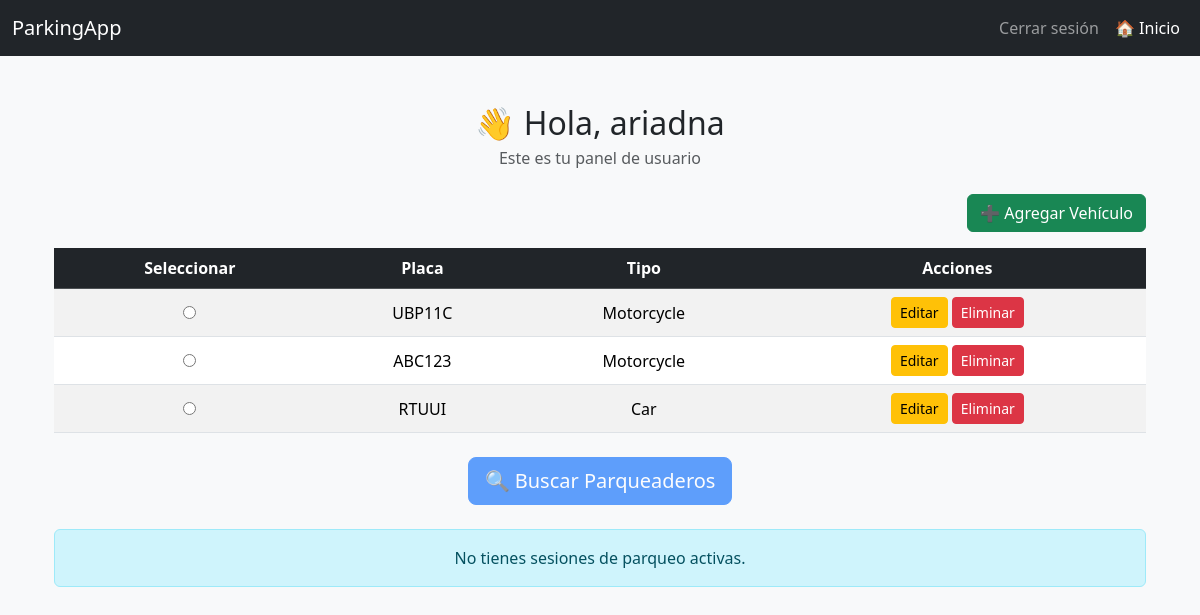
The page /dashboard/user/ (signed in) on the database as committed earlier.
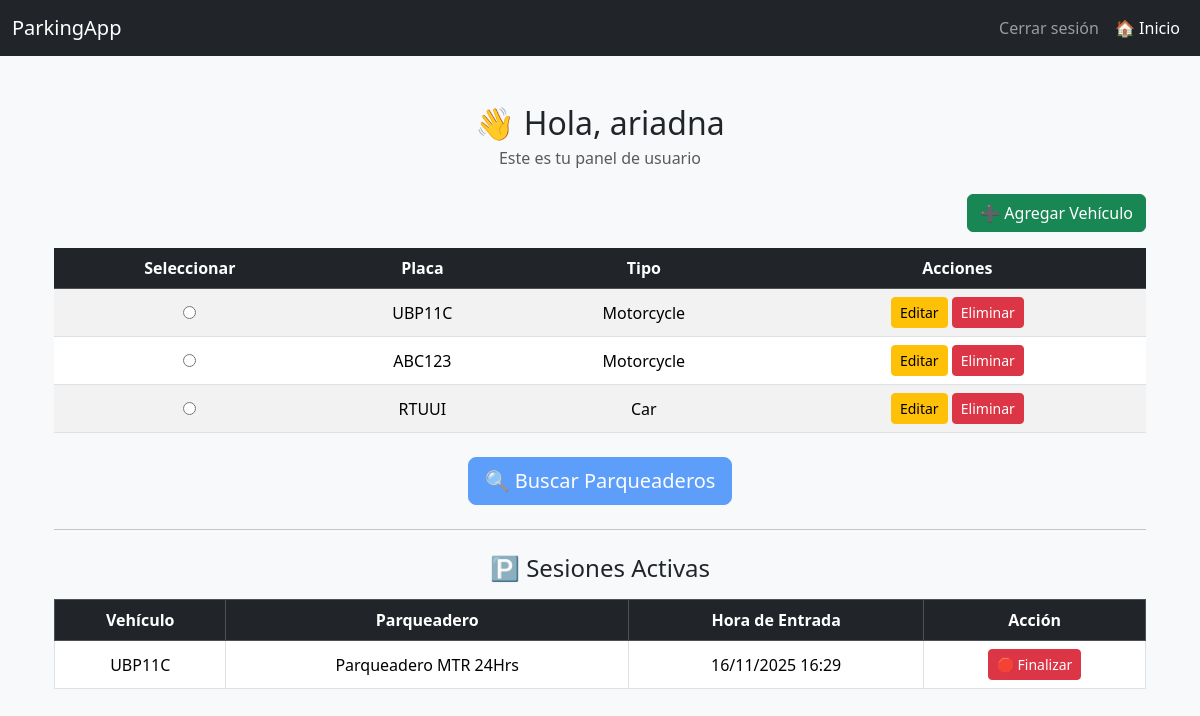
The same page on the database as committed later.
### apparcar/models.py (models this page shows, shortened)
class CustomUser(AbstractUser):
    ROLE_CHOICES = [
        ('user', 'User'),
        ('owner', 'Owner'),
    ]
    role = models.CharField(max_length=10, choices=ROLE_CHOICES, default='user')

class Car(models.Model):
    VEHICLE_TYPE = [
        ('car', 'Car'),
        ('moto', 'Motorcycle'),
    ]
    user = models.ForeignKey(CustomUser, on_delete=models.CASCADE, related_name="cars")
    license_plate = models.CharField(max_length=10, unique=True)
    vehicle_type = models.CharField(max_length=10, choices=VEHICLE_TYPE, default='car')
    brand = models.CharField(max_length=50)
    model = models.CharField(max_length=50)
    color = models.CharField(max_length=30)

class ParkingSession(models.Model):
    car = models.ForeignKey(Car, on_delete=models.CASCADE, related_name="sessions")
    parking = models.ForeignKey(Parking, on_delete=models.CASCADE, related_name="sessions")
    entry_time = models.DateTimeField(auto_now_add=True)
    exit_time = models.DateTimeField(null=True, blank=True)
    paid = models.BooleanField(default=False)
    total_amount = models.DecimalField(max_digits=8, decimal_places=2, null=True, blank=True)
    class Meta:
        ordering = ["-entry_time"]

class Parking(models.Model):
    owner = models.ForeignKey(Owner, on_delete=models.CASCADE, related_name="parkings")
    name = models.CharField("Nombre del estacionamiento", max_length=100)
    latitude = models.DecimalField(max_digits=9, decimal_places=6)
    longitude = models.DecimalField(max_digits=9, decimal_places=6)
    car_spaces = models.PositiveIntegerField(default=0)
    moto_spaces = models.PositiveIntegerField(default=0)
    opening_time = models.TimeField()
    closing_time = models.TimeField()
    car_rate = models.DecimalField(max_digits=6, decimal_places=2)
    moto_rate = models.DecimalField(max_digits=6, decimal_places=2)
    nearby_place = models.CharField(max_length=500)
    embedding = models.JSONField(null=True, blank=True, help_text="Embedding semántico (lista de floats)")

### apparcar/views.py (the view)
# urls.py: path('dashboard/user/', views.user_dashboard, name='user_dashboard'),
@login_required
def user_dashboard(request):
    if request.user.role != "user":
        messages.error(request, "No tienes permiso para acceder a esta página.")
        return redirect("login")
    vehicles = Car.objects.filter(user=request.user)
    active_sessions = ParkingSession.objects.filter(car__user=request.user, exit_time__isnull=True).select_related("car", "parking")
    return render(request, "user/dashboard.html", {
        "vehicles": vehicles,
        "active_sessions": active_sessions,
    })

### apparcar/templates/user/dashboard.html (shortened to what this page needs)
{% extends 'base.html' %}
{% load static %}
{% block content %}
<div class="container mt-5">
  <h2 class="text-center mb-1">👋 Hola, {{ user.username }}</h2>
  <p class="text-center text-muted mb-4">Este es tu panel de usuario</p>
  <div class="text-end mb-3">
    <button id="toggle-form-btn" class="btn btn-success">➕ Agregar Vehículo</button>
  </div>
  <table class="table table-striped align-middle text-center">
    <thead class="table-dark">
      <tr>
        <th>Seleccionar</th>
        <th>Placa</th>
        <th>Tipo</th>
        <th>Acciones</th>
      </tr>
    </thead>
    <tbody>
      {% for v in vehicles %}
      <tr>
        <td><input type="radio" name="selected_vehicle" value="{{ v.id }}"></td>
        <td>{{ v.license_plate }}</td>
        <td>{{ v.get_vehicle_type_display }}</td>
        <td>
          <a href="{% url 'edit_vehicle' v.id %}" class="btn btn-warning btn-sm">Editar</a>
          <a href="{% url 'delete_vehicle' v.id %}" class="btn btn-danger btn-sm">Eliminar</a>
        </td>
      </tr>
      {% empty %}
      <tr><td colspan="7">No tienes vehículos registrados.</td></tr>
      {% endfor %}
    </tbody>
  </table>
  <div class="text-center mt-4">
    <a id="search-btn" href="#" class="btn btn-primary btn-lg disabled" aria-disabled="true">
      🔍 Buscar Parqueaderos
    </a>
  </div>
  {% if active_sessions %}
  <hr class="my-4">
  <h4 class="text-center mb-3">🅿️ Sesiones Activas</h4>
  <div class="table-responsive">
    <table class="table table-bordered align-middle text-center">
      <thead class="table-dark">
        <tr>
          <th>Vehículo</th>
          <th>Parqueadero</th>
          <th>Hora de Entrada</th>
          <th>Acción</th>
        </tr>
      </thead>
      <tbody>
        {% for session in active_sessions %}
        <tr>
          <td>{{ session.car.license_plate }}</td>
          <td>{{ session.parking.name }}</td>
          <td>{{ session.entry_time|date:"d/m/Y H:i" }}</td>
          <td>
            <button type="button" class="btn btn-danger btn-sm"
                    data-bs-toggle="modal"
                    data-bs-target="#closeSessionModal{{ session.id }}">
              🛑 Finalizar
            </button>
          </td>
        </tr>
        {% endfor %}
      </tbody>
    </table>
  </div>
  {% else %}
  <div class="alert alert-info text-center mt-4">
    No tienes sesiones de parqueo activas.
  </div>
  {% endif %}
</div>
{% endblock %}

### apparcar/templates/base.html (shortened to what this page needs)
<!DOCTYPE html>
<html lang="es">
<head>
    <link href="https://cdn.jsdelivr.net/npm/bootstrap@5.3.3/dist/css/bootstrap.min.css" rel="stylesheet">
    <link rel="stylesheet" href="https://unpkg.com/leaflet/dist/leaflet.css" />
</head>
<body class="bg-light">
<nav class="navbar navbar-expand-lg navbar-dark bg-dark mb-4">
    <div class="container-fluid">
        <a class="navbar-brand" href="#">ParkingApp</a>
        <div class="collapse navbar-collapse" id="navbarNav">
            <ul class="navbar-nav ms-auto">
                {% if user.is_authenticated %}
                    <li class="nav-item">
                        <a class="nav-link" href="{% url 'logout' %}">Cerrar sesión</a>
                    </li>
                {% else %}
                    <li class="nav-item">
                        <a class="nav-link" href="{% url 'login' %}">Iniciar sesión</a>
                    </li>
                {% endif %}
                <li class="nav-item">
                    <a class="nav-link {% if request.resolver_match.url_name == 'user_dashboard' %}active{% endif %}"
                       href="{% url 'user_dashboard' %}">
                        🏠 Inicio
                    </a>
                </li>
            </ul>
        </div>
    </div>
</nav>
<div class="container">
    {% block content %}{% endblock %}
</div>
</body>
</html>

Rows that differ between the two databases and show on the page:
added ParkingSession: car.license_plate "UBP11C", parking.name "Parqueadero MTR 24Hrs", entry_time "16/11/2025 16:29"
Other text that changed with them:
text no longer shown: "No tienes sesiones de parqueo activas."
text now shown: "🅿️ Sesiones Activas Vehículo Parqueadero Hora de Entrada Acción"
